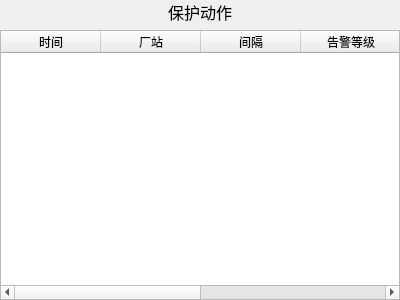
<?xml version="1.0" encoding="UTF-8"?>
<ui version="4.0">
 <class>SingleBayProtectAction</class>
 <widget class="QWidget" name="SingleBayProtectAction">
  <property name="geometry">
   <rect>
    <x>0</x>
    <y>0</y>
    <width>400</width>
    <height>300</height>
   </rect>
  </property>
  <property name="windowTitle">
   <string>Form</string>
  </property>
  <layout class="QGridLayout" name="gridLayout_SingleBayProtectAction" rowstretch="1,13">
   <property name="margin">
    <number>0</number>
   </property>
   <item row="0" column="0">
    <widget class="QLabel" name="label">
     <property name="sizePolicy">
      <sizepolicy hsizetype="Expanding" vsizetype="Expanding">
       <horstretch>0</horstretch>
       <verstretch>0</verstretch>
      </sizepolicy>
     </property>
     <property name="font">
      <font>
       <pointsize>12</pointsize>
      </font>
     </property>
     <property name="text">
      <string>保护动作</string>
     </property>
     <property name="alignment">
      <set>Qt::AlignCenter</set>
     </property>
    </widget>
   </item>
   <item row="1" column="0">
    <widget class="QTableWidget" name="tableWidget">
     <column>
      <property name="text">
       <string>时间</string>
      </property>
     </column>
     <column>
      <property name="text">
       <string>厂站</string>
      </property>
     </column>
     <column>
      <property name="text">
       <string>间隔</string>
      </property>
     </column>
     <column>
      <property name="text">
       <string>告警等级</string>
      </property>
     </column>
     <column>
      <property name="text">
       <string>推理结论</string>
      </property>
     </column>
     <column>
      <property name="text">
       <string>详情</string>
      </property>
     </column>
    </widget>
   </item>
  </layout>
 </widget>
 <resources/>
 <connections/>
</ui>
